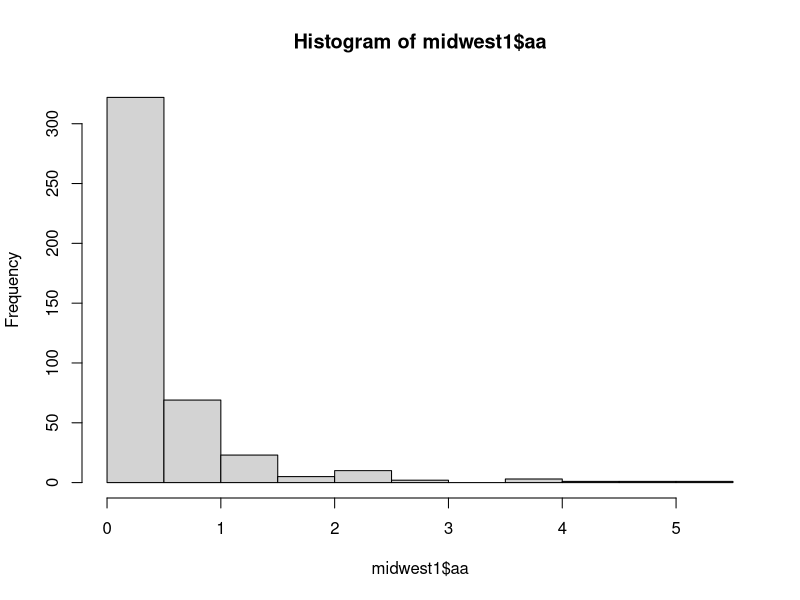
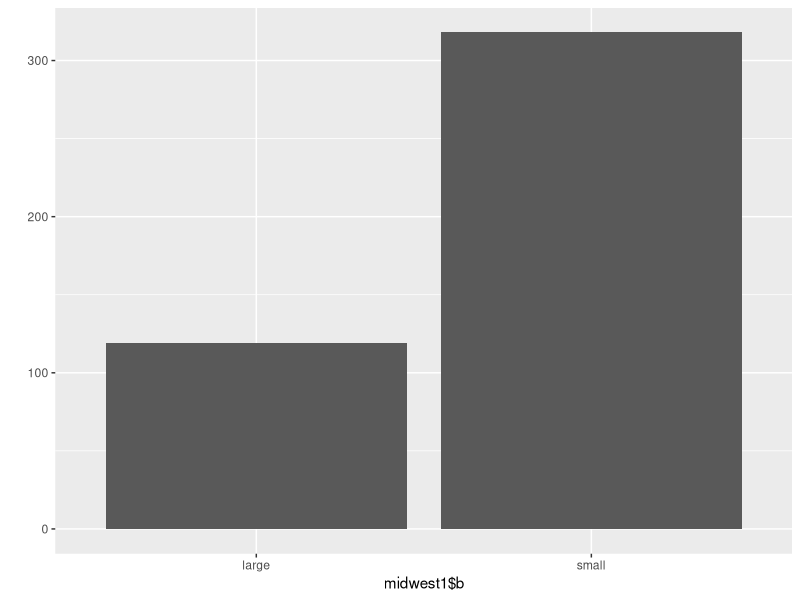

The R source for these figures, in order:
# Q1
library(ggplot2)
midwest <- as.data.frame(ggplot2::midwest)
midwest

head(midwest, 3)

tail(midwest, 4)

View(midwest)

dim(midwest)

summary(midwest)

str(midwest)


# Q2
library(dplyr)
midwest1 <- rename(midwest, total = poptotal, asian = popasian)
head(midwest1, 5)


# Q3
midwest1$aa <- (midwest1$asian/midwest1$total)*100
midwest1$aa
hist(midwest1$aa)


# Q4
mean(midwest1$aa)
# [1] 0.4872462
midwest1$b <- ifelse(midwest1$aa > 0.4872462, "large", "small")
head(midwest1$b, 5)


# Q5
table(midwest1$b)
qplot(midwest1$b)
